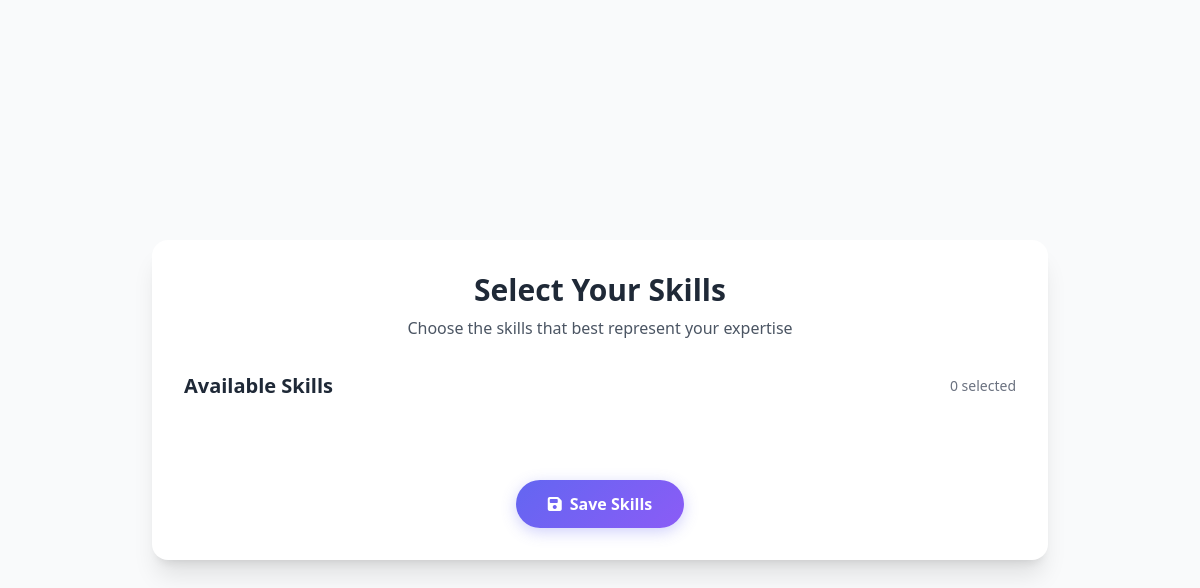
The app's page /users/skills/select/ (signed in), older data.
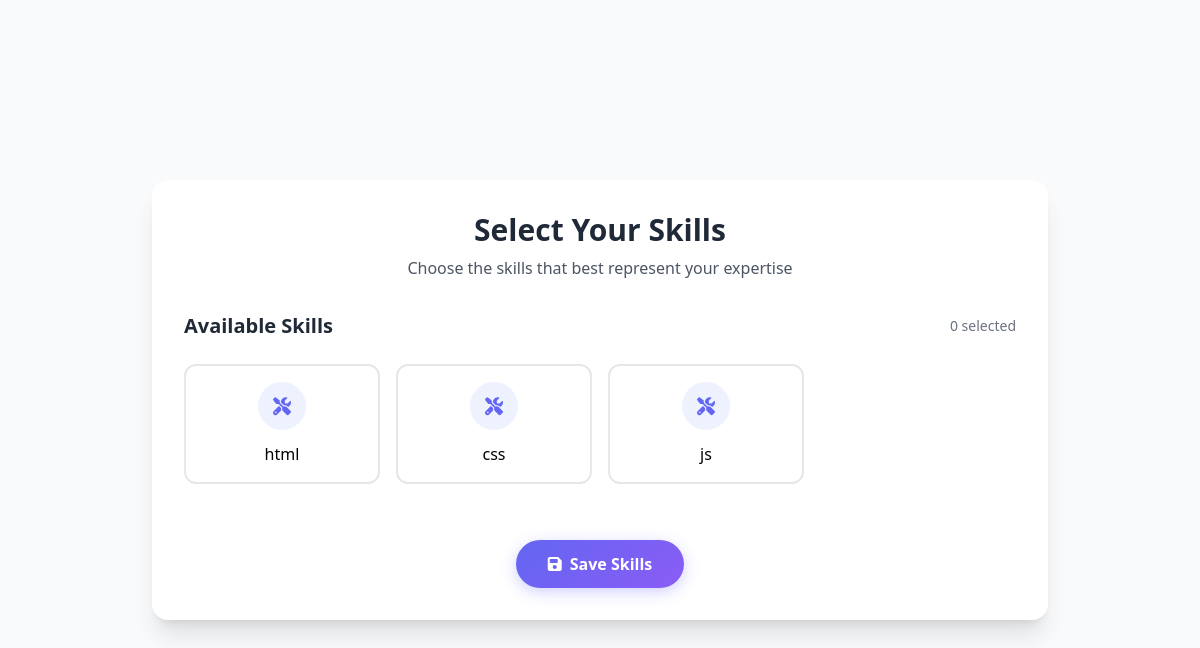
The same page, newer data.
### jobs/models.py (models this page shows, shortened)
class Skill(models.Model):
    name = models.CharField(max_length=50)

### users/views.py (the view)
# urls.py: path('skills/select/', skills_select, name='skills_select'),  # Updated URL for selecting skills
@login_required
def skills_select(request):
    profile = request.user.profile
    if request.method == 'POST':
        form = SkillSelectionForm(request.POST, instance=profile)
        if form.is_valid():
            form.save()
            return redirect('profile_view')
    else:
        form = SkillSelectionForm(instance=profile)
    all_skills = Skill.objects.all()  # Fetch all skills
    user_skills = profile.skills.all()  # Fetch user's current skills
    return render(request, 'users/skills_select.html', {
        'form': form,
        'all_skills': all_skills,
        'user_skills': user_skills
    })

### users/templates/users/skills_select.html (shortened to what this page needs)
{% load static tailwind_tags %}
<!DOCTYPE html>
<html lang="en">
<head>
    {% tailwind_css %}
    <link href="https://cdnjs.cloudflare.com/ajax/libs/font-awesome/6.4.0/css/all.min.css" rel="stylesheet">
</head>
<body class="bg-gray-50 min-h-screen flex items-center justify-center p-4 font-sans antialiased">
    <div class="w-full max-w-4xl">
        <div class="bg-white rounded-2xl shadow-xl overflow-hidden p-8">
            <div class="text-center mb-8">
                <h1 class="text-3xl font-bold text-gray-800 mb-2">Select Your Skills</h1>
                <p class="text-gray-600">Choose the skills that best represent your expertise</p>
            </div>
            <form method="POST" action="{% url 'skills_select' %}" class="space-y-8">
                <div class="space-y-6">
                    <div class="flex items-center justify-between">
                        <h2 class="text-xl font-semibold text-gray-800">Available Skills</h2>
                        <span class="text-sm text-gray-500">{{ user_skills.count }} selected</span>
                    </div>
                    <div class="skill-grid grid grid-cols-2 sm:grid-cols-3 md:grid-cols-4 gap-4">
                        {% for skill in all_skills %}
                        <div class="skill-card">
                            <label for="skill-{{ skill.id }}" class="skill-label cursor-pointer flex flex-col items-center justify-center p-4 border-2 border-gray-200 rounded-xl hover:border-indigo-300 transition-all">
                                <div class="relative mb-3 w-12 h-12 bg-indigo-50 rounded-full flex items-center justify-center">
                                    <i class="fas fa-tools text-indigo-500 text-lg"></i>
                                </div>
                                <span class="text-center font-medium  ">{{ skill.name }}</span>
                            </label>
                        </div>
                        {% endfor %}
                    </div>
                </div>
                <div class="flex justify-center pt-6">
                    <button type="submit" class="submit-btn px-8 py-3 text-white font-semibold rounded-full flex items-center space-x-2">
                        <i class="fas fa-save"></i>
                        <span>Save Skills</span>
                    </button>
                </div>
            </form>
        </div>
    </div>
</body>
</html>

Row changes from the older to the newer data that the page shows:
added Skill: name "html"
added Skill: name "css"
added Skill: name "js"
